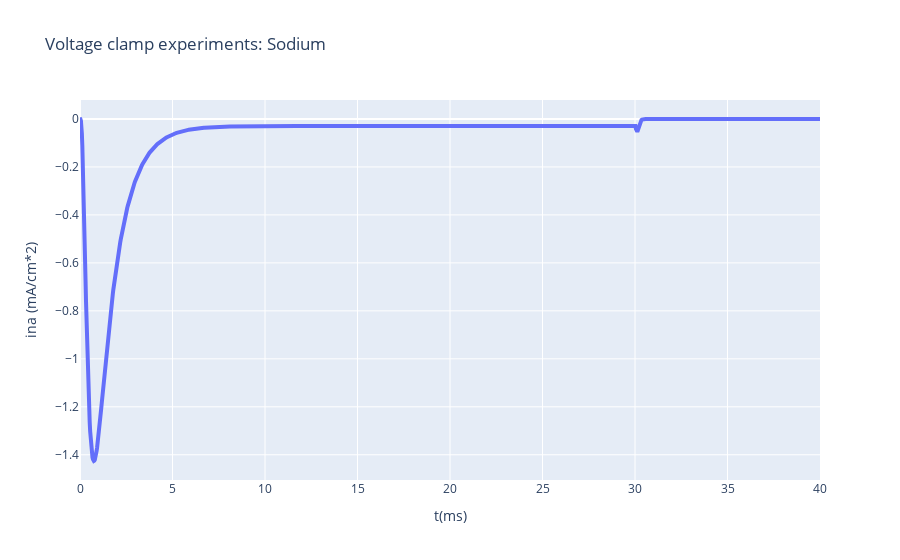

Here is the notebook cell this chart was saved with:
### Code cell
# plot sodim
na_fig = go.Figure()
na_fig.add_trace(go.Scatter(x=t, y=ina, name=f"V={v}", line={"width": 4}))

na_fig.update_layout(dict(
    xaxis_title="t(ms)",
    yaxis_title="ina (mA/cm*2)",
    title="Voltage clamp experiments: Sodium"
))

### Figure 1 — Plotly figure (JSON) as saved in the notebook; plotly's stock layout.template omitted (floating-point values rounded to 4 significant figures; data arrays with more than 128 entries replaced by an {"elided": "..."} marker saying what was removed)
{"data": [{"line": {"width": 4}, "name": "V=Vector[129]", "type": "scatter", "x": {"elided": "1601 float values"}, "y": {"elided": "1601 float values"}}], "layout": {"title": {"text": "Voltage clamp experiments: Sodium"}, "xaxis": {"title": {"text": "t(ms)"}}, "yaxis": {"title": {"text": "ina (mA/cm*2)"}}}}
